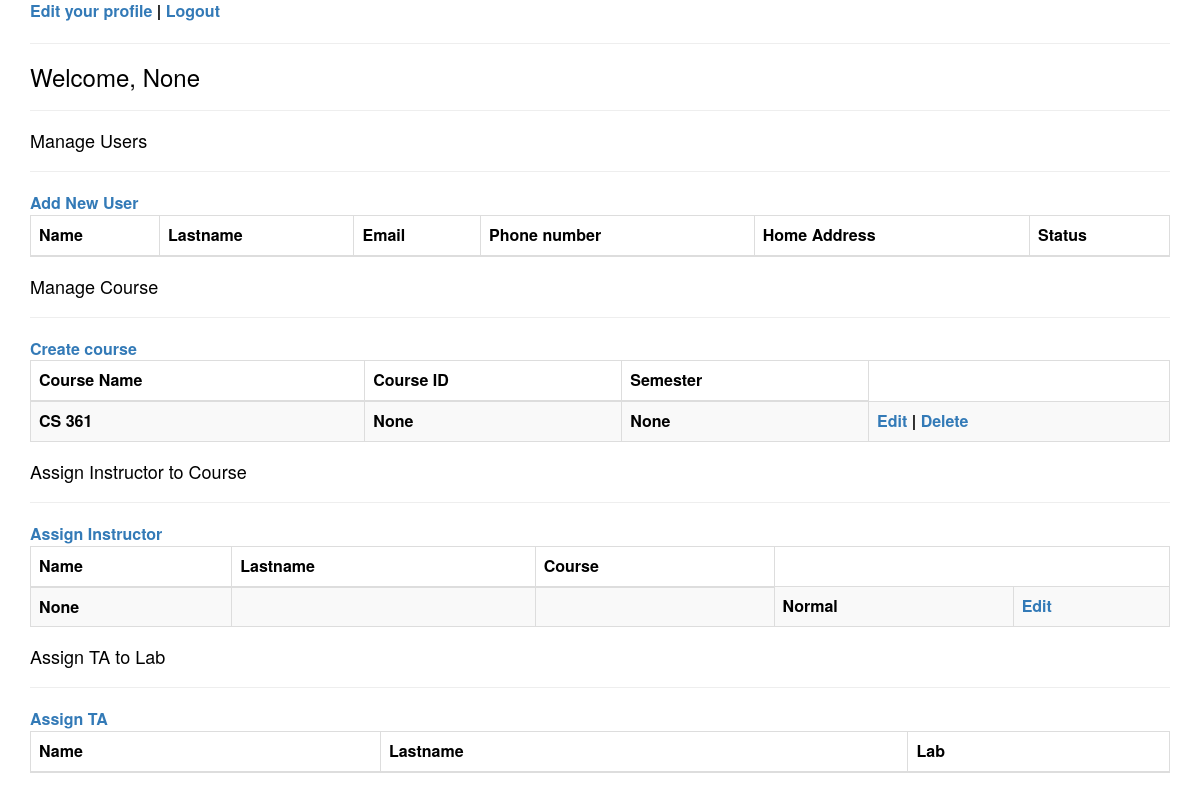
/supervisor/, run on an earlier commit of the app's database.
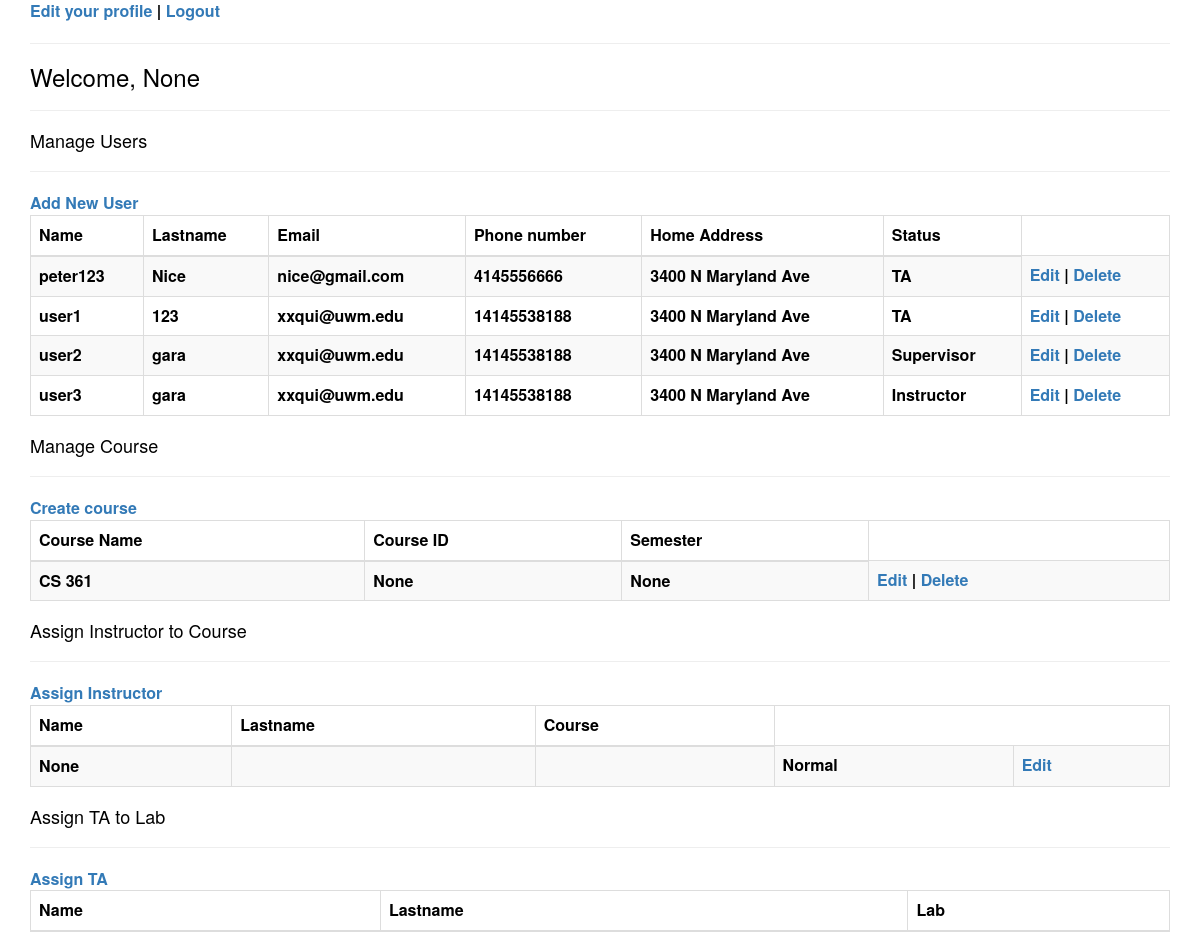
And on a later commit of the database.
### TA_Scheduler/models.py (models this page shows)
class Course(models.Model):
    name = models.CharField(max_length=30)
    cId = models.IntegerField(null=True)
    semester = models.CharField(max_length=20, null=True)
    instructor = Account

class Account(models.Model):
    name = models.CharField(max_length=20, null=True)
    lastname = models.CharField(max_length=20, null=True)
    email = models.EmailField(max_length=254, null=True)
    phone_number = models.IntegerField(null=True)
    home_address = models.CharField(max_length=100, null=True)
    password = models.CharField(max_length=20, default="123")
    status = models.CharField(max_length=20, null=True)

### TA_Scheduler/views.py (the view)
# urls.py: path('supervisor/', AdminView.as_view(), name='supervisor'),
class AdminView(View):
    def get(self, request):
        return render(request, 'AdminP.html', {"accounts": Account.objects.all(),
                                               "courses": Course.objects.all(),
                                               "name": request.session.get("username")})

### templates/AdminP.html (shortened to what this page needs)
<!DOCTYPE html>
<html>
<head>
	<link rel="stylesheet" href="https://maxcdn.bootstrapcdn.com/bootstrap/3.3.5/css/bootstrap.min.css">
</head>
<body>
<div class="container">
	<a href="/edit_page">Edit your profile</a> | <a href="/">Logout</a>
	<hr>
	<h3>Welcome, {{name}} </h3>
	<hr>
    <h4>Manage Users</h4>
	<hr>
	<a href="/newAccount">Add New User</a>
	<table class="table class table-bordered table-striped table-hovered">
		<thead>
			<tr>
				<th>Name</th>
                <th>Lastname</th>
				<th>Email</th>
				<th>Phone number</th>
				<th>Home Address</th>
				<th>Status</th>
			</tr>
		</thead>
        <tbody>
            {%for user in accounts %}
            <tr>
				    <td>{{user.name}}</td>
				    <td>{{user.lastname }}</td>
				    <td>{{user.email}}</td>
				    <td>{{user.phone_number}}</td>
                    <td>{{user.home_address}}</td>
                    <td>{{user.status}}</td>
				    <td><a href="">Edit</a> | <a href="">Delete</a></td>
            </tr>
            {%endfor%}
        </tbody>
	</table>
    <h4>Manage Course</h4>
	<hr>
	<a href="/courses">Create course</a>
	<table class="table class table-bordered table-striped table-hovered">
		<thead>
			<tr>
				<th>Course Name</th>
                <th>Course ID</th>
				<th>Semester</th>
			</tr>
		</thead>
		<tbody>
		{% for course in courses %}
			<tr>
                <td>{{course.name}}</td>
                <td>{{course.cId}}</td>
                <td>{{course.semester}}</td>
                <td><a href="">Edit</a> | <a href="">Delete</a></td>
			</tr>
			{%endfor%}
		</tbody>
	</table>
    <h4>Assign Instructor to Course</h4>
	<hr>
	<a href="/assign_instructor_to_course">Assign Instructor</a>
	<table class="table class table-bordered table-striped table-hovered">
		<thead>
			<tr>
				<th>Name</th>
                <th>Lastname</th>
				<th>Course</th>
			</tr>
		</thead>
		<tbody>
		{% for course in courses %}
			<tr>
				<td>{{course.instructor.name}}</td>
				<td>{{user.email}}</td>
				<td>{{user.created_at}}</td>
				{% if user.user_level == 9 %}
				<td>Admin</td>
				{% else %}
				<td>Normal</td>
				{%endif%}
				<td><a href="/users/{{user.id}}/edit">Edit</a></td>
			</tr>
			{%endfor%}
		</tbody>
	</table>
    <h4>Assign TA to Lab</h4>
	<hr>
	<a href="/assign_ta_to_lab">Assign TA</a>
	<table class="table class table-bordered table-striped table-hovered">
		<thead>
			<tr>
				<th>Name</th>
                <th>Lastname</th>
				<th>Lab</th>
			</tr>
		</thead>
	</table>
</div>
</body>
</html>

What changed in the data, as far as the page shows it:
added Account: name "peter123", lastname "Nice", email "nice@gmail.com", phone_number "4145556666", home_address "3400 N Maryland Ave", status "TA"
added Account: name "user1", lastname "123", email "xxqui@uwm.edu", phone_number "14145538188", home_address "3400 N Maryland Ave", status "TA"
added Account: name "user2", lastname "gara", email "xxqui@uwm.edu", phone_number "14145538188", home_address "3400 N Maryland Ave", status "Supervisor"
added Account: name "user3", lastname "gara", email "xxqui@uwm.edu", phone_number "14145538188", home_address "3400 N Maryland Ave", status "Instructor"
